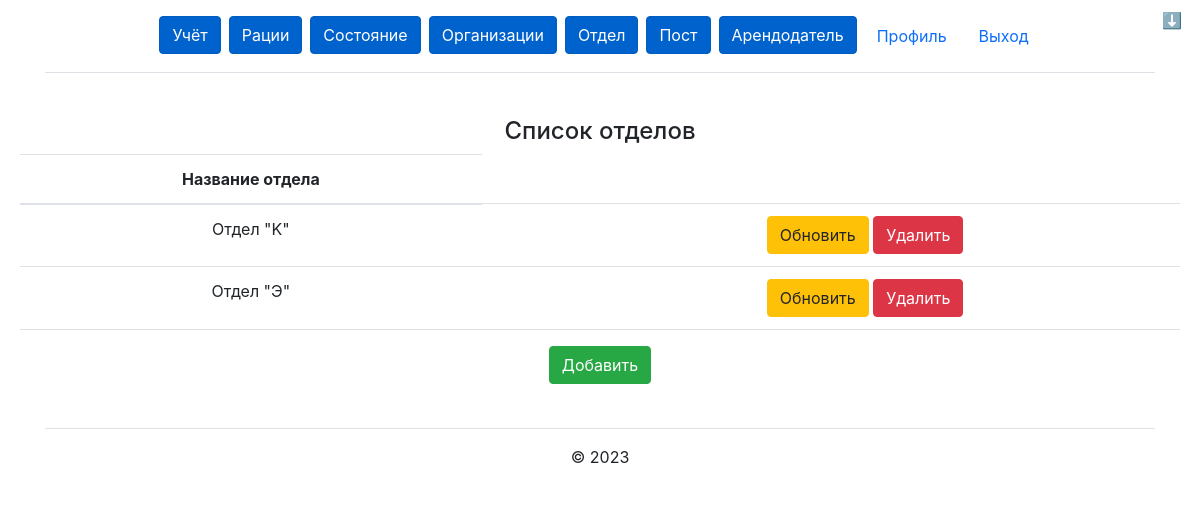
Before: /department/ (signed in) with the older database file.
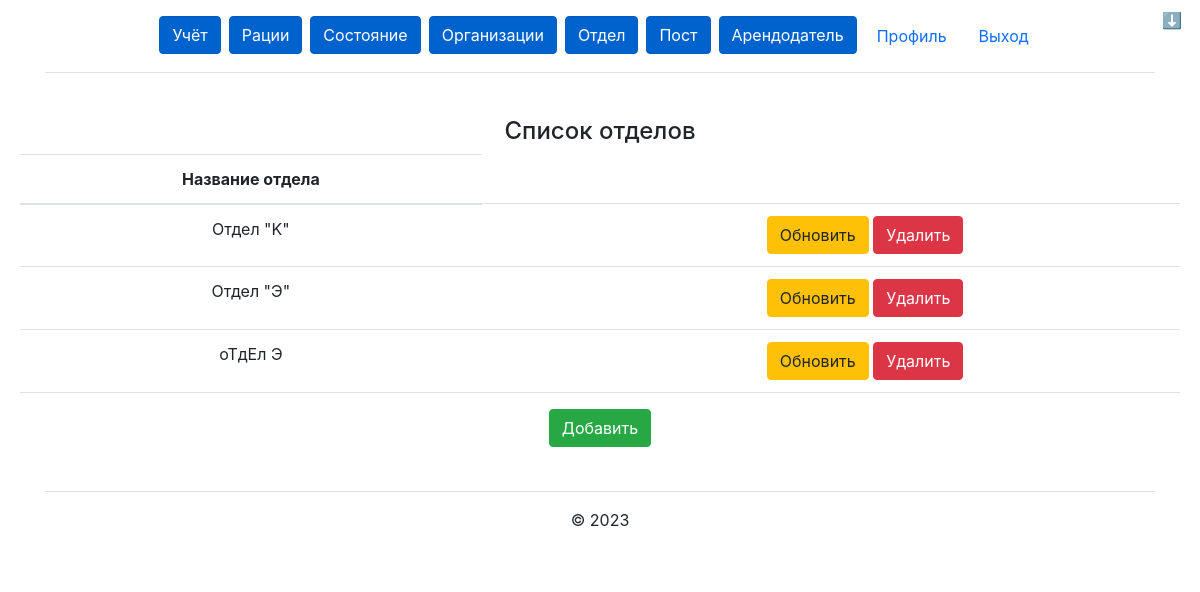
After: the same page with the newer database file.
### department/models.py (models this page shows, shortened)
class Department(models.Model):
    id = models.AutoField(primary_key=True)
    name = models.CharField('Название отдела', max_length=1000)
    class Meta:
        verbose_name = 'Отдел'
        verbose_name_plural = 'Отделы'

### department/views.py (the view)
# urls.py: path('', views.department_list, name='department_list'),
@login_required
def department_list(request):
    departments = Department.objects.all()
    return render(request, "department/list.html", {'departments': departments})

### department/templates/department/list.html
{% extends "main/base.html" %}
{% block content %}
<div class="card-body">
    <h4>Список отделов</h4>
    <table class="table">
        <thead>
            <tr>
                <th scope="col">Название отдела</th>
            </tr>
        </thead>
        <tbody>
            {% for department in departments %}
            <tr>
                <td>{{ department.name }}</td>
                <td>{{ department.address }}</td>
                <td><a type="button" class="btn btn-warning" href="update/{{ department.id }}">Обновить</a>
                    <a type="button" class="btn btn-danger" href="delete/{{ department.id }}">Удалить</a>
                </td>
            </tr>
            {% endfor %}
        </tbody>
    </table>
    <a type="button" class="btn btn-success" href="create">Добавить</a>
</div>
{% endblock %}

Changed rows visible on the page:
added Department: name "оТдЕл Э"
